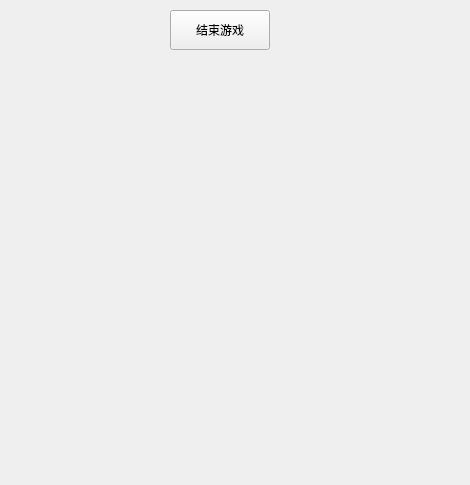
<?xml version="1.0" encoding="UTF-8"?>
<ui version="4.0">
 <class>Game</class>
 <widget class="QWidget" name="Game">
  <property name="geometry">
   <rect>
    <x>0</x>
    <y>0</y>
    <width>470</width>
    <height>485</height>
   </rect>
  </property>
  <property name="minimumSize">
   <size>
    <width>470</width>
    <height>485</height>
   </size>
  </property>
  <property name="maximumSize">
   <size>
    <width>470</width>
    <height>485</height>
   </size>
  </property>
  <property name="windowTitle">
   <string>QtWidgetsClass</string>
  </property>
  <widget class="QPushButton" name="pushButtonFinish">
   <property name="geometry">
    <rect>
     <x>170</x>
     <y>10</y>
     <width>100</width>
     <height>40</height>
    </rect>
   </property>
   <property name="text">
    <string>结束游戏</string>
   </property>
  </widget>
 </widget>
 <layoutdefault spacing="6" margin="11"/>
 <resources/>
 <connections/>
</ui>
